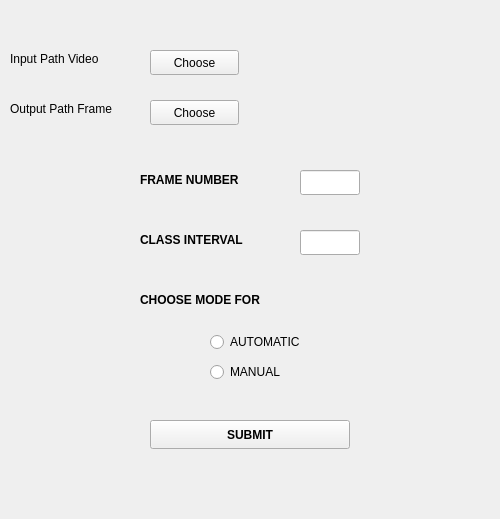
<?xml version="1.0" encoding="UTF-8"?>
<ui version="4.0">
 <class>Widget</class>
 <widget class="QWidget" name="Widget">
  <property name="geometry">
   <rect>
    <x>0</x>
    <y>0</y>
    <width>500</width>
    <height>519</height>
   </rect>
  </property>
  <property name="windowTitle">
   <string>Widget</string>
  </property>
  <widget class="QLabel" name="label">
   <property name="geometry">
    <rect>
     <x>140</x>
     <y>170</y>
     <width>151</width>
     <height>20</height>
    </rect>
   </property>
   <property name="font">
    <font>
     <bold>true</bold>
    </font>
   </property>
   <property name="text">
    <string>FRAME NUMBER</string>
   </property>
  </widget>
  <widget class="QLineEdit" name="lineEdit">
   <property name="geometry">
    <rect>
     <x>300</x>
     <y>170</y>
     <width>60</width>
     <height>25</height>
    </rect>
   </property>
  </widget>
  <widget class="QLabel" name="label_2">
   <property name="geometry">
    <rect>
     <x>140</x>
     <y>230</y>
     <width>131</width>
     <height>20</height>
    </rect>
   </property>
   <property name="font">
    <font>
     <bold>true</bold>
    </font>
   </property>
   <property name="text">
    <string>CLASS INTERVAL</string>
   </property>
   <property name="wordWrap">
    <bool>false</bool>
   </property>
  </widget>
  <widget class="QLineEdit" name="lineEdit_2">
   <property name="geometry">
    <rect>
     <x>300</x>
     <y>230</y>
     <width>60</width>
     <height>25</height>
    </rect>
   </property>
  </widget>
  <widget class="QPushButton" name="pushButton">
   <property name="geometry">
    <rect>
     <x>150</x>
     <y>420</y>
     <width>200</width>
     <height>29</height>
    </rect>
   </property>
   <property name="font">
    <font>
     <bold>true</bold>
    </font>
   </property>
   <property name="text">
    <string>SUBMIT</string>
   </property>
  </widget>
  <widget class="QRadioButton" name="radioButton">
   <property name="geometry">
    <rect>
     <x>210</x>
     <y>330</y>
     <width>131</width>
     <height>24</height>
    </rect>
   </property>
   <property name="text">
    <string>AUTOMATIC</string>
   </property>
  </widget>
  <widget class="QRadioButton" name="radioButton_2">
   <property name="geometry">
    <rect>
     <x>210</x>
     <y>360</y>
     <width>110</width>
     <height>24</height>
    </rect>
   </property>
   <property name="text">
    <string>MANUAL</string>
   </property>
  </widget>
  <widget class="QLabel" name="label_3">
   <property name="geometry">
    <rect>
     <x>140</x>
     <y>290</y>
     <width>151</width>
     <height>20</height>
    </rect>
   </property>
   <property name="font">
    <font>
     <bold>true</bold>
    </font>
   </property>
   <property name="text">
    <string>CHOOSE MODE FOR</string>
   </property>
  </widget>
  <widget class="QPushButton" name="pushButton_2">
   <property name="geometry">
    <rect>
     <x>150</x>
     <y>50</y>
     <width>89</width>
     <height>25</height>
    </rect>
   </property>
   <property name="text">
    <string>Choose</string>
   </property>
  </widget>
  <widget class="QLabel" name="label_6">
   <property name="geometry">
    <rect>
     <x>10</x>
     <y>50</y>
     <width>131</width>
     <height>17</height>
    </rect>
   </property>
   <property name="text">
    <string>Input Path Video</string>
   </property>
  </widget>
  <widget class="QLabel" name="label_7">
   <property name="geometry">
    <rect>
     <x>10</x>
     <y>100</y>
     <width>131</width>
     <height>17</height>
    </rect>
   </property>
   <property name="text">
    <string>Output Path Frame</string>
   </property>
  </widget>
  <widget class="QPushButton" name="pushButton_3">
   <property name="geometry">
    <rect>
     <x>150</x>
     <y>100</y>
     <width>89</width>
     <height>25</height>
    </rect>
   </property>
   <property name="text">
    <string>Choose</string>
   </property>
  </widget>
 </widget>
 <resources/>
 <connections/>
</ui>
